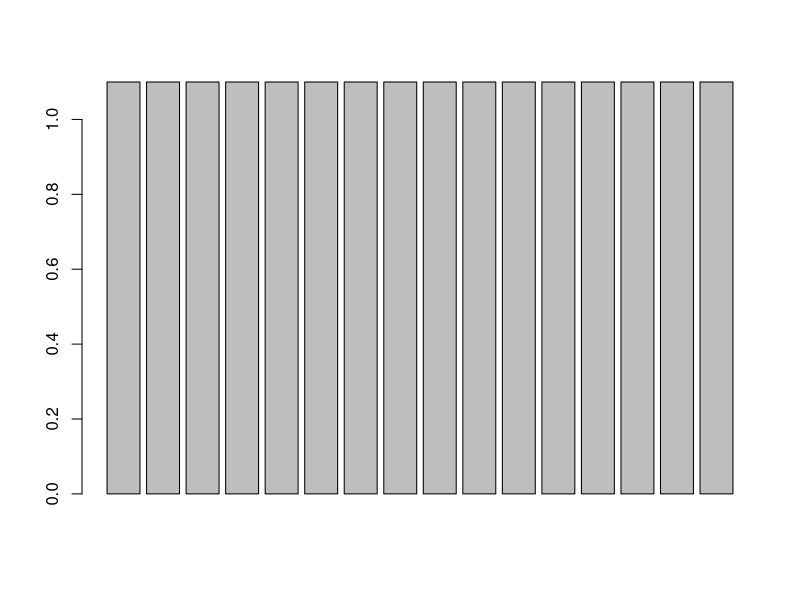

This chart was generated by the following R code: (Note: this script raises an error after producing the figure.)
# With the data frame you created last week you will:
# Now it is time to create your own data frame using the tools we have learned this week.
# First, resave this script as: your last name_Week1_Assignment - Forgot to do this.
# e.g. mine would be Wilson_Week1_Assignemnt

#The 6 vectors: sorry there is five salmon and i couldn't choose which one to delete so now i have 6 vectors

salmon <- c('a','b','c','d','e','f','g','h','i','j','k','l','m','n','o')
sockeye <- c('w','w','w','w','w','y','y','y','y','y','n','n','n','n','n')
king <- c(1,2,3,4,5,6,7,8,9,10,11,12,13,14,15)

pink <- c(42,43,56,78,98,87,76,9,56,45,57,32,34,24,42)

coho <- c(1.1,1.2,1.3,1.4,1.5,2.1,2.2,2.3,2.4,2.5,3.1,3.2,3.3,3.4,3.5)

chum <- c(2,4,6,8,9,10,12,14,16,18,20,22,24,26,28)


data <- cbind(salmon, chum, sockeye, king, pink, coho)

data

df <- as.data.frame(data)
df

colnames(df) <- c('Salmon', 'King','Pink','Chum','Coho','Sockeye')
df

row.names(df) <- df$Salmon


df

df[,-1]

add.row <- data.frame('p',29, 'n', 16, 78, 4.1)

colnames(add.row) <- colnames(df)

df1 <- rbind(df, add.row)
df1

colnames(df1) <- c('Salmon', 'King','Pink','Chum','Coho','Sockeye')
df


row.names(df1) <- df1$Salmon

df1

df1[,-1]


# Create a barplot for one numeric column, grouped by the character vector with 3 unique values
# Add error bars with mean and standard deviation to the plot
# Change the x and y labels and add a title
# Export the plot as a PDF that is 4 inches wide and 7 inches tall.

?aggregate

df1$Coho <- as.numeric(1.1,1.2,1.3,1.4,1.5,2.1,2.2,2.3,2.4,2.5,3.1,3.2,3.3,3.4,3.5)
df1$Sockeye

df1.mean <- aggregate(FUN = "mean", df1$Coho ~df1$Sockeye)
df1.mean

colnames(df1.mean) <- c("Factor","Mean")
df1.mean

barplot(df1.mean$Mean)

barplot(df.mean$Mean, 'Fish Scales' = df.mean$Factor)
barplot(df1.mean$Mean, names.arg = df1.mean$Factor)

barplot(as.matrix(data))

df1.sd <- aggregate(df1$Coho ~df1$Sockeye, FUN = "sd")

colnames(df1.sd) <- c("Factor","StanDev")
df1.sd

b.plot <- barplot(df.mean$Mean, names.arg = df.mean$Factor)

arrows(b.plot, df1.mean$Mean-df1.sd$StanDev,
       b.plot, df1.mean$Mean+df1.sd$StanDev,angle=90,code=3)

b.plot <- barplot(df.mean$Mean, names.arg = df.mean$Factor, ylim = c(0,5))

arrows(b.plot, df.mean$Mean-df.sd$StanDev,
       b.plot, df.mean$Mean+df.sd$StanDev,angle=90,code=3)

barplot(df.mean$Mean, names.arg = df.mean$Factor, ylim = c(0,5), horiz = TRUE)

####Scatterplot
# Create a scatter plot between two of your numeric columns.
# Change the point shape and color to something NOT used in the example.
# Change the x and y labels and add a title
# Export the plot as a JPEG by using the "Export" button in the plotting pane.
plot(df1$Chum ~ df1$King)

plot(df1$Chum ~ df1$King, xlab = "Time", ylab = "Length", main = "Pacific Salmon 2022 Run", pch = 8 , col = "dodgerblue2")

?pch
demo('colors')


# Upload both plots with the script used to create them to GitHub.
# Follow the same file naming format as last week for the script.
write.csv(df1, file = "Example.csv")

# Name plots as Lastname_barplot or Lastname_scatterplot. Save them to your "plots" folder.

